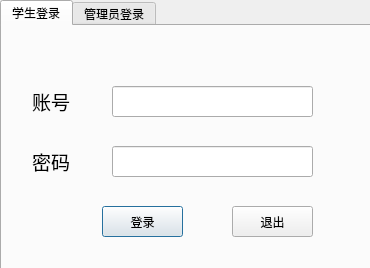
<?xml version="1.0" encoding="UTF-8"?>
<ui version="4.0">
 <class>LoginDialog</class>
 <widget class="QDialog" name="LoginDialog">
  <property name="geometry">
   <rect>
    <x>0</x>
    <y>0</y>
    <width>370</width>
    <height>268</height>
   </rect>
  </property>
  <property name="windowTitle">
   <string>图书管理登录</string>
  </property>
  <widget class="QTabWidget" name="tabWidget">
   <property name="geometry">
    <rect>
     <x>0</x>
     <y>0</y>
     <width>381</width>
     <height>271</height>
    </rect>
   </property>
   <property name="currentIndex">
    <number>0</number>
   </property>
   <widget class="QWidget" name="tab_1">
    <attribute name="title">
     <string>学生登录</string>
    </attribute>
    <widget class="QLabel" name="label1">
     <property name="geometry">
      <rect>
       <x>30</x>
       <y>60</y>
       <width>51</width>
       <height>31</height>
      </rect>
     </property>
     <property name="font">
      <font>
       <pointsize>14</pointsize>
      </font>
     </property>
     <property name="text">
      <string>账号</string>
     </property>
    </widget>
    <widget class="QLabel" name="label2">
     <property name="geometry">
      <rect>
       <x>30</x>
       <y>120</y>
       <width>51</width>
       <height>31</height>
      </rect>
     </property>
     <property name="font">
      <font>
       <pointsize>14</pointsize>
      </font>
     </property>
     <property name="text">
      <string>密码</string>
     </property>
    </widget>
    <widget class="QPushButton" name="login">
     <property name="geometry">
      <rect>
       <x>100</x>
       <y>180</y>
       <width>81</width>
       <height>31</height>
      </rect>
     </property>
     <property name="text">
      <string>登录</string>
     </property>
    </widget>
    <widget class="QPushButton" name="exit">
     <property name="geometry">
      <rect>
       <x>230</x>
       <y>180</y>
       <width>81</width>
       <height>31</height>
      </rect>
     </property>
     <property name="text">
      <string>退出</string>
     </property>
    </widget>
    <widget class="QLineEdit" name="le1">
     <property name="geometry">
      <rect>
       <x>110</x>
       <y>60</y>
       <width>201</width>
       <height>31</height>
      </rect>
     </property>
    </widget>
    <widget class="QLineEdit" name="le2">
     <property name="geometry">
      <rect>
       <x>110</x>
       <y>120</y>
       <width>201</width>
       <height>31</height>
      </rect>
     </property>
    </widget>
    <widget class="QLabel" name="logo1">
     <property name="geometry">
      <rect>
       <x>110</x>
       <y>10</y>
       <width>141</width>
       <height>31</height>
      </rect>
     </property>
     <property name="text">
      <string/>
     </property>
    </widget>
   </widget>
   <widget class="QWidget" name="tab_2">
    <attribute name="title">
     <string>管理员登录</string>
    </attribute>
    <widget class="QLabel" name="label1_2">
     <property name="geometry">
      <rect>
       <x>30</x>
       <y>40</y>
       <width>51</width>
       <height>31</height>
      </rect>
     </property>
     <property name="font">
      <font>
       <pointsize>14</pointsize>
      </font>
     </property>
     <property name="text">
      <string>账号</string>
     </property>
    </widget>
    <widget class="QLineEdit" name="le1_2">
     <property name="geometry">
      <rect>
       <x>110</x>
       <y>40</y>
       <width>201</width>
       <height>31</height>
      </rect>
     </property>
    </widget>
    <widget class="QLineEdit" name="le2_2">
     <property name="geometry">
      <rect>
       <x>110</x>
       <y>110</y>
       <width>201</width>
       <height>31</height>
      </rect>
     </property>
    </widget>
    <widget class="QPushButton" name="login_2">
     <property name="geometry">
      <rect>
       <x>100</x>
       <y>180</y>
       <width>81</width>
       <height>31</height>
      </rect>
     </property>
     <property name="text">
      <string>登录</string>
     </property>
    </widget>
    <widget class="QPushButton" name="exit_2">
     <property name="geometry">
      <rect>
       <x>230</x>
       <y>180</y>
       <width>81</width>
       <height>31</height>
      </rect>
     </property>
     <property name="text">
      <string>退出</string>
     </property>
    </widget>
    <widget class="QLabel" name="label2_2">
     <property name="geometry">
      <rect>
       <x>30</x>
       <y>110</y>
       <width>51</width>
       <height>31</height>
      </rect>
     </property>
     <property name="font">
      <font>
       <pointsize>14</pointsize>
      </font>
     </property>
     <property name="text">
      <string>密码</string>
     </property>
    </widget>
   </widget>
  </widget>
 </widget>
 <resources/>
 <connections/>
</ui>
